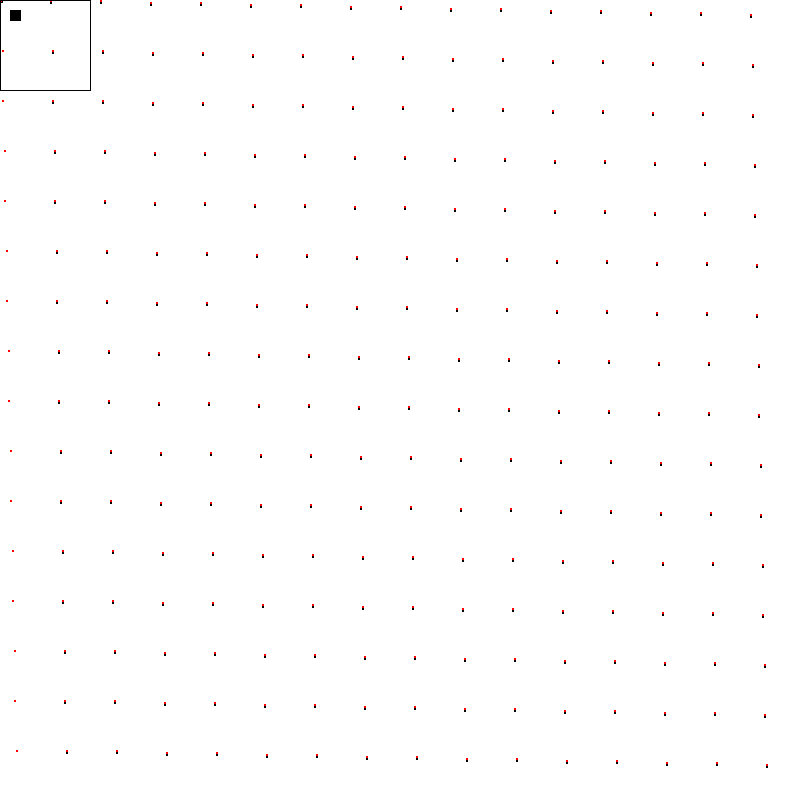
Frame 1 (no input)
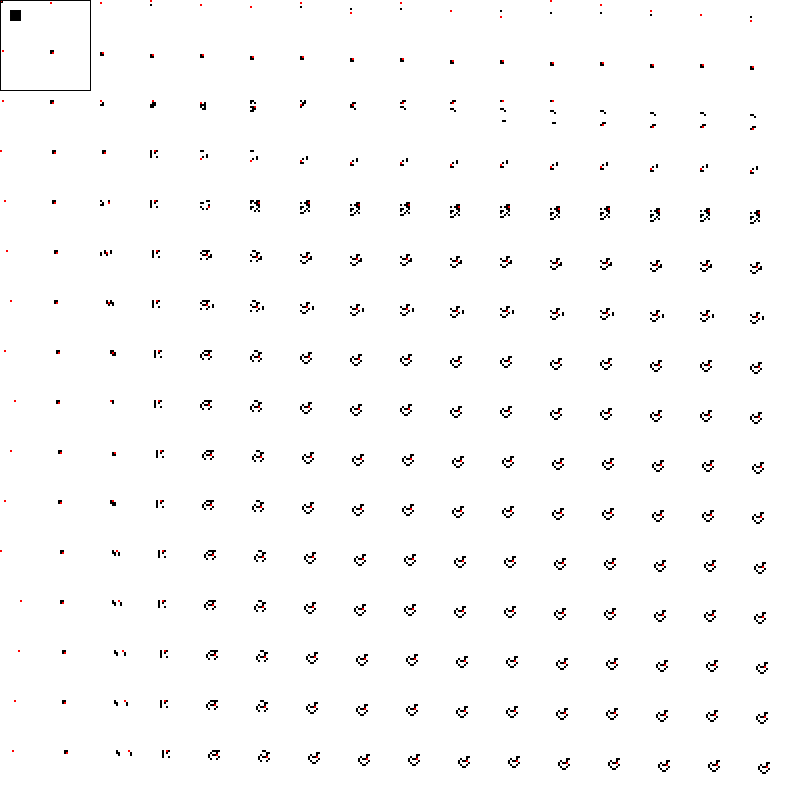
Frame 60 (the mouse pressed at the canvas centre just before this capture)
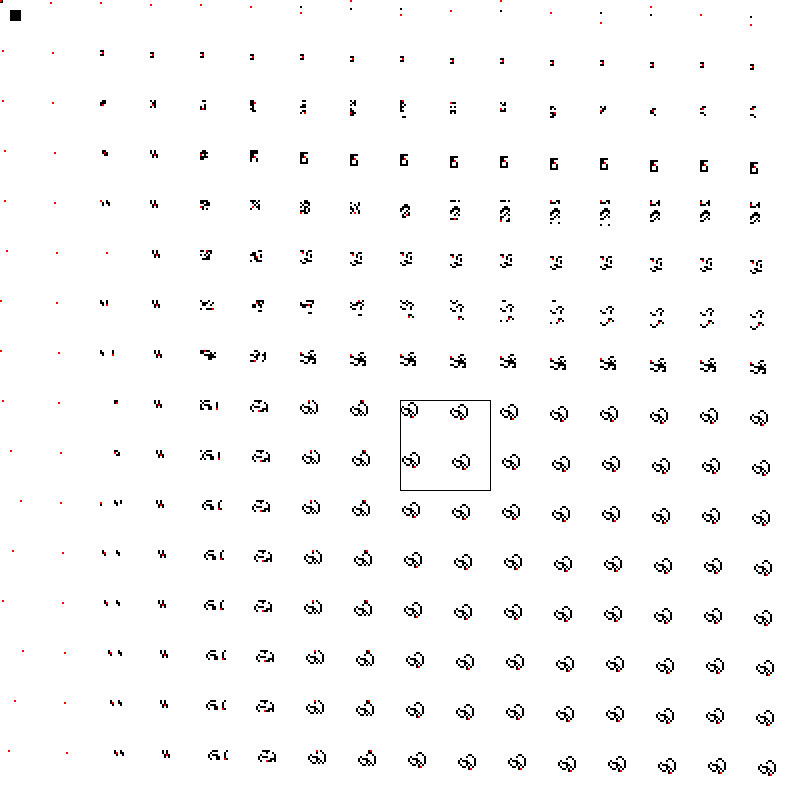
Frame 120 (the mouse held since frame 60 and released just before this capture)

The Processing sketch that drew these frames (run headless with seeded random() and noise(); from frame 60 on, the mouse is pressed at the canvas centre):

// Processing sketch: langtons_ant_windows_regular_3
// ── langtons_ant_windows_regular_3.pde
// Langtons Ant

// 2d Grid

// Ant mpves

LangtonsAnt board1;
LangtonsAnt board2;
LangtonsAnt board3;

ArrayList<LangtonsAnt> antBoards = new ArrayList<LangtonsAnt>();

int newBoardSize = 9;

// Objects can be added to an ArrayList with add()
//particles.add(new Particle());
boolean strokes = true;
long lastTime = 0;
long timeLimit = 250;

void setup() {
  //noStroke();
  //frameRate(30);
  size(800,800);
  
  //top
  //antBoards.add(new LangtonsAnt(60,0, 5, 60));
  
  ////left
  //antBoards.add(new LangtonsAnt(0,60, 20, 5));
  //antBoards.add(new LangtonsAnt(0,270, 40, 5));
  
  ////bottom
  //antBoards.add(new LangtonsAnt(0,700, 8, 70));
  
  ////right
  //antBoards.add(new LangtonsAnt(770,60, 20, 3));
  //antBoards.add(new LangtonsAnt(770,270, 40, 3));
  int cols = 24;
  int rows = 24;
  int size = 1;
  for  (int i = 0; i < cols; i ++) {
   for (int j = 0; j < rows; j ++) {
     // create board
     //antBoards.add(new LangtonsAnt(ceil((10+random(600)) / 10) * 10, ceil((10+random(600)) / 10) * 10, newBoardSize, newBoardSize));
     int x = i * 50;
     int y = j * 50;
     antBoards.add(new LangtonsAnt(x,y,size+i,size+j,2));
   }
  }
 

  
 
}
void draw() {
  // call object
  background(255);
  fill(0);
  rect(10,10,10,10);
  for(LangtonsAnt ant : antBoards) {
    ant.updateAndDraw();
  }
  //board1.updateAndDraw();
  //board2.updateAndDraw();
  //board3.updateAndDraw();
  noFill();
  stroke(2);
  rect((mouseX / 10) * 10, (mouseY / 10) * 10, newBoardSize * 10,newBoardSize * 10);
  if(strokes) {
    stroke(2);
  } else {
    noStroke();
  }
  if(millis() - lastTime > timeLimit) {
    //antBoards.add(new LangtonsAnt(ceil((10+random(600)) / 10) * 10, ceil((10+random(600)) / 10) * 10, newBoardSize, newBoardSize));
    //newBoardSize = ceil(random(20));
    //if(antBoards.size() > 140) {
    //  antBoards.remove(ceil(random(32)));
    //}
    lastTime = millis();
  }
  //noStroke();
}

void mouseClicked() {
  
  antBoards.add(new LangtonsAnt((mouseX / 10) * 10, (mouseY / 10) * 10, newBoardSize, newBoardSize, 10));
  newBoardSize = ceil(random(30));
}

void keyPressed() {
  if (key == 'a') {
    strokes = !strokes;
    print("a");
    
  }
}
// ── LangtonsAnt.pde
class LangtonsAnt {
  int rows = 80;
  int cols = 80;
  int [][] grid;
  
  int size;
  
  int boardX;
  int boardY;
  int antX;
  int antY;
  int dir;
  int cell;
  int generations;
  LangtonsAnt(int bx, int by, int nRows, int nCols, int nSize) {
    rows = nRows;
    cols = nCols;
    boardX = bx;
    boardY = by;
    grid = new int[cols][rows];
  
    size = nSize;
  
    antX = cols/2;
    antY = rows/2;
    dir = 0;
    cell = 0;
    generations = 0;
    init();
    
  }
  void init() {
     for (int i = 0; i < cols; i ++ ) {
     for (int j = 0; j < rows; j++) {
       //grid[i][j] = i % 2;
       //grid[i][j] = (((float)(j * cols )+ i ) / 100) * 255;
       grid[i][j] = 0;
     }
  }
  }
  void drawBoard() {
    pushMatrix();
    translate(boardX, boardY);
    
    
    for (int i = 0; i < cols; i ++ ) {
       for (int j = 0; j < rows; j++) {
         int cell = grid[i][j];
         if ( cell  == 1 ) {
           fill(0);
         } else if ( cell == 0 ) {
           fill(255); 
         } else if (cell == 2 ) {
           fill(127); 
         }
         //print(cell);
         //fill(cell);
         rect(i * size, j * size, size, size);
       }
    }
    fill(255,0,0);
    noStroke();
    rect(antX * size, antY * size, size, size);
    popMatrix();
  }
  void update () {
  generations++;
  int futureCell;
  cell = grid[antX][antY];
   if (cell == 0) {
      futureCell = 1;
      dir = (dir - 1 ) % 4;
      if(dir<0) dir += 4;
      
   } else {
     futureCell = 0;
     dir = (dir + 1 ) % 4;
      if(dir<0) dir += 4;
   }
   cell = futureCell;
   grid[antX][antY] = futureCell;
}


void move() {
  switch(dir) {
    case 0:
      antX += 1;
      antX = antX % cols;
    
      break;
     
    case 1:
      antY += 1;
      antY = antY % rows;
    
     break;
      
    case 2:
      antX -= 1;
      antX = antX % cols;
      if (antX<0) antX += cols;
    
      break;
      
    case 3:
      antY -= 1;
      antY = antY % rows;
      if (antY<0) antY += rows;
    
      break;
      
  }
}

void updateAndDraw() {
  // draw ant on the board
  update();
  // move ant
  move();
  // update board
  drawBoard();
  // draw board
  fill(64);
  //textSize(16);
  //text("Generations: "+ generations,16,16);
  
}
}
